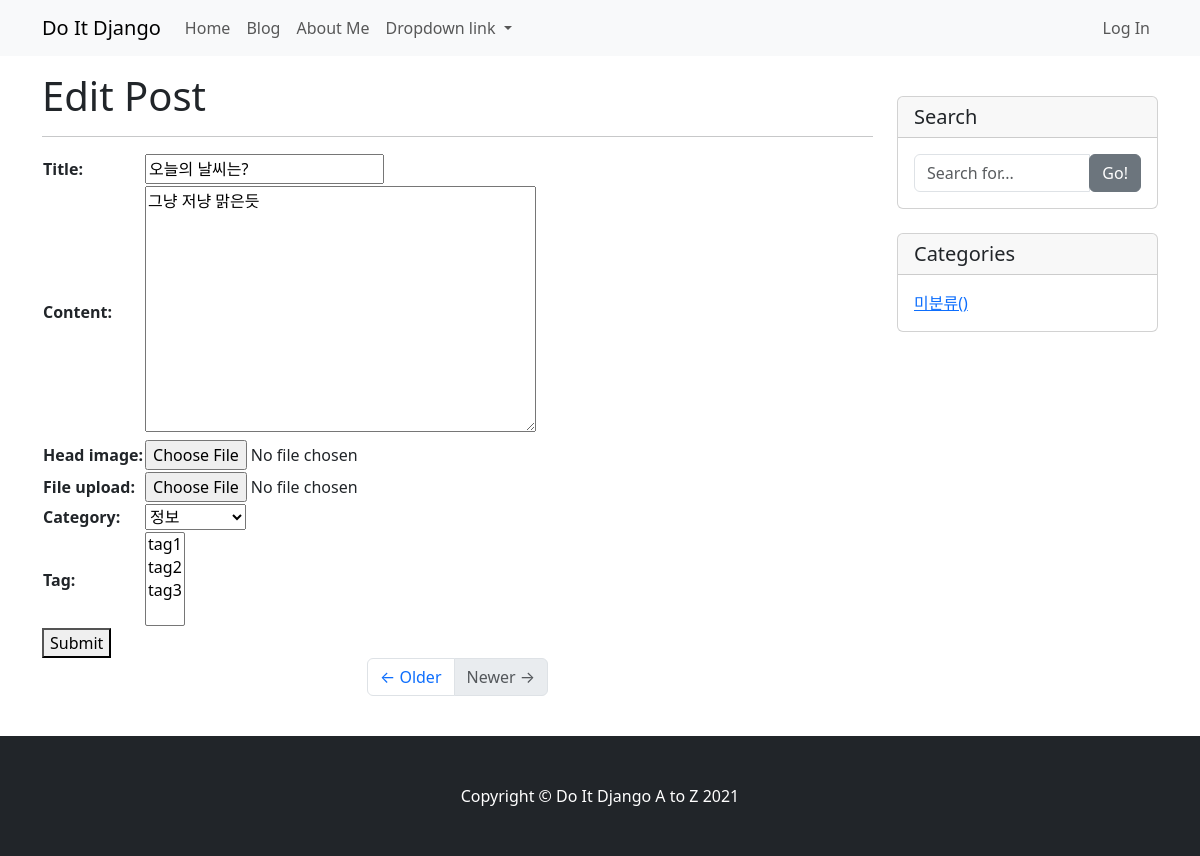
Page /blog/update_post/3 (signed in) on the committed database.
### blog/models.py (models this page shows, shortened)
class Post(models.Model):
    title = models.CharField(max_length=30)
    content = models.TextField()
    head_image = models.ImageField(upload_to='blog/images/%Y/%m/%d/', blank=True)
    file_upload = models.FileField(upload_to='blog/files/%Y/%m/%d/', blank=True)
    created_at = models.DateTimeField(auto_now_add=True)
    update_at = models.DateTimeField(auto_now=True)
    author = models.ForeignKey(User, null=True, on_delete=models.SET_NULL)
    category = models.ForeignKey(Category, null=True, blank=True, on_delete=models.SET_NULL)
    tag = models.ManyToManyField(Tag, blank=True)

### blog/views.py (the view)
# urls.py: path('update_post/<int:pk>', views.PostUpdate.as_view()),
class PostUpdate(LoginRequiredMixin, UpdateView):
    model = Post
    fields = ['title', 'content', 'head_image', 'file_upload', 'category', 'tag']
    template_name = 'blog/post_update_form.html'
    def dispatch(self, request, *args, **kwargs):
        if request.user.is_authenticated and request.user == self.get_object().author:
            return super(PostUpdate, self).dispatch(request, *args, **kwargs)
        else:
            raise PermissionDenied

### blog/models.py (called while the page is built)
    def __str__(self):
        return self.name

    def __str__(self):
        return self.name

### blog/templates/blog/post_update_form.html (shortened to what this page needs)
{% extends 'blog/base.html' %}
{% block main_area %}
<h1> Edit Post</h1>
<hr>
<form method="post" ectype="multipart/form-data">
    <table>
        {{ form }}
    </table>
    <button type="submit"> Submit </button>
</form>
{% endblock %}

### rows in the picture
Post: title "오늘의 날씨는?", content "그냥 저냥 맑은듯", category "정보"
